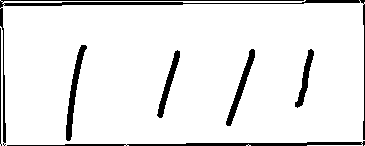
#> input picture scan_2.png, 365 x 146 px, found by its file name
$ python MJJS.py
#> lines starting #> are read from the running program, lines starting #| are printed output that depends on the picture; after the words box and inside, x2 and y2 are one past the last pixel; in counts of white or black regions, pixels touching at a corner belong together
from PIL import Image
import cv2
import numpy as np
import os
import sys
from pathlib import Path

def calculate_image_stats(image_path, border_thickness=2):
    """
    计算二值化图像中的黑白像素统计信息

    :param image_path: 图像路径
    :param border_thickness: 边框厚度，默认为2像素
    :return: 返回包含统计信息的字典
    """
#> called with image_path = 'D:\\LDT\\scan_2.png', border_thickness = 2
    # 读取图像
    img = cv2.imread(image_path, cv2.IMREAD_GRAYSCALE)
#> img: shape (146, 365); 91.9% white; 7 black regions, largest, box (x1, y1, x2, y2) and area: (0, 0, 365, 146) 1596, (7, 141, 365, 146) 827, (66, 45, 87, 141) 567
    if img is None:
        raise Exception("无法读取图像")

    # 创建内部区域掩码（排除边框）
    h, w = img.shape
#> h = 146; w = 365
    mask = np.ones((h-2*border_thickness, w-2*border_thickness), dtype=np.uint8)
    inner_img = img[border_thickness:-border_thickness, border_thickness:-border_thickness]
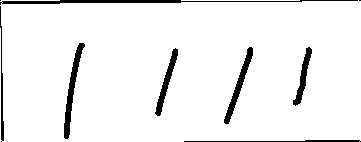
#> inner_img: shape (142, 361); 94.2% white; 9 black regions (2 under 20 px), largest, box (x1, y1, x2, y2) and area: (0, 0, 358, 5) 719, (64, 43, 85, 139) 567, (224, 47, 253, 124) 472

    # 计算内部区域的黑白像素
    white_pixels = np.sum(inner_img == 255)
#> white_pixels = 48290
    black_pixels = np.sum(inner_img == 0)
#> black_pixels = 2972
    total_pixels = white_pixels + black_pixels
#> total_pixels = 51262

    # 计算比例
    white_ratio = white_pixels / total_pixels if total_pixels > 0 else 0
#> white_ratio = 0.942
    black_ratio = black_pixels / total_pixels if total_pixels > 0 else 0
#> black_ratio = 0.058

    # 计算内部面积（像素数）
    inner_area = total_pixels
#> inner_area = 51262

    return {
        'inner_area': inner_area,
        'white_pixels': white_pixels,
        'black_pixels': black_pixels,
        'total_pixels': total_pixels,
        'white_ratio': white_ratio,
        'black_ratio': black_ratio
    }

if __name__ == '__main__':
    try:
        # 使用实际存在的测试图像路径
        image_path = r"D:\LDT\scan_2.png"

        # 检查文件是否存在
        if not os.path.exists(image_path):
            print(f"错误: 找不到图像文件 '{image_path}'")
            sys.exit(1)

        result = calculate_image_stats(image_path)
#> result = {'inner_area': 51262, 'white_pixels': 48290, 'black_pixels': 2972, 'total_pixels': 51262, 'white_ratio': 0.942, 'black_ratio': 0.058}

        print("\n图像统计结果：")
        print(f"内部面积（像素数）: {result['inner_area']}")
#| 内部面积（像素数）: 51262
        print(f"白色像素数量: {result['white_pixels']}")
#| 白色像素数量: 48290
        print(f"黑色像素数量: {result['black_pixels']}")
#| 黑色像素数量: 2972
        print(f"白色像素占比: {result['white_ratio']:.2%}")
#| 白色像素占比: 94.20%
        print(f"黑色像素占比: {result['black_ratio']:.2%}")
#| 黑色像素占比: 5.80%

    except cv2.error as e:
        print(f"OpenCV错误: {str(e)}")
    except Exception as e:
        print(f"发生错误: {str(e)}")
